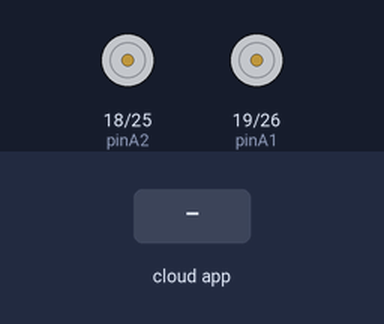
This sketch was run on a simulated ESP32. Parts: motor-driver pin pairs drawn as motors (green arrow = first pin HIGH = forward, orange = second pin HIGH = backward, longer = more drive, scaled by the enable pin). Inputs (shaded band) come from the test bench.

Above: at 2.7 s.
2.8 s: the phone or cloud app sets 10 to 1
At 6.7 s:
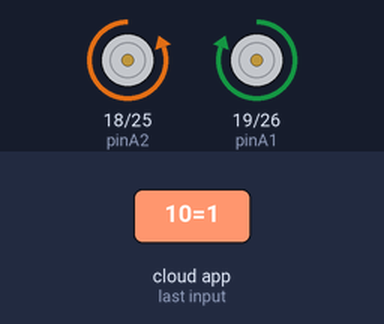
7.0 s: the phone or cloud app sets 15 to 1
At 9.0 s:
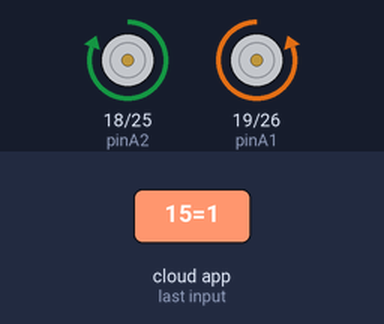
10.0 s: the phone or cloud app sets 20 to 1
At 13.3 s:
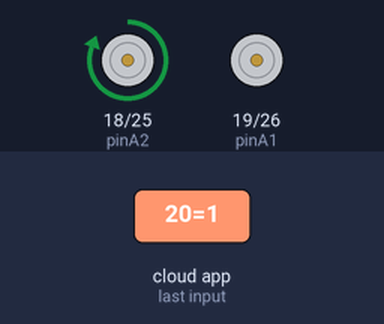
14.0 s: the phone or cloud app sets 25 to 1
At 16.7 s:
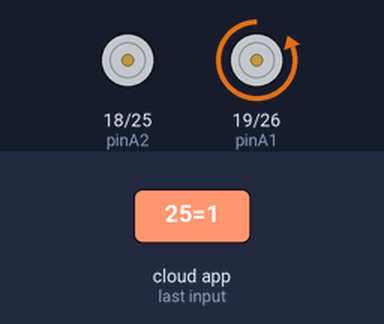
17.0 s: the phone or cloud app sets 25 to 0
At 19.1 s:
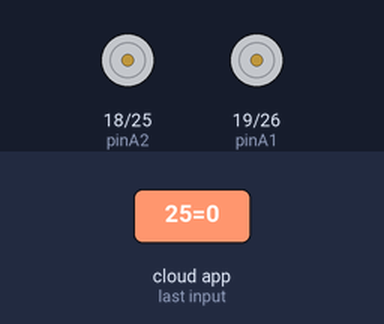
20.0 s: the phone or cloud app sets 20 to 1
At 22.6 s:
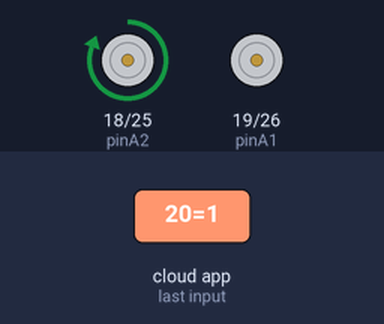
Timing chart, 0 to 24.0 s (numbered marks = the images above; inputs shaded):
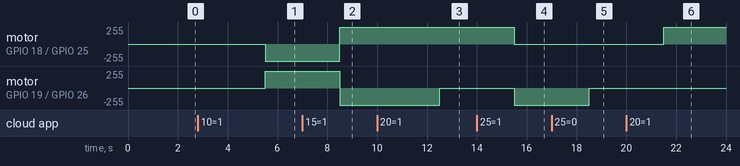

Measured:
- after the input at 2.8 s, motor on GPIO 18 (pinA2) / GPIO 25 (pinB2): stopped → backward 255/255 after 2.7 s; motor on GPIO 19 (pinA1) / GPIO 26 (pinB1): stopped → forward 255/255 after 2.7 s
- after the input at 7.0 s, motor on GPIO 18 (pinA2) / GPIO 25 (pinB2): backward 255/255 → forward 255/255 after 1.5 s; motor on GPIO 19 (pinA1) / GPIO 26 (pinB1): forward 255/255 → backward 255/255 after 1.5 s
- after the input at 10.0 s, motor on GPIO 19 (pinA1) / GPIO 26 (pinB1): backward 255/255 → stopped after 2.5 s
- after the input at 14.0 s, motor on GPIO 18 (pinA2) / GPIO 25 (pinB2): forward 255/255 → stopped after 1.5 s; motor on GPIO 19 (pinA1) / GPIO 26 (pinB1): stopped → backward 255/255 after 1.5 s
- after the input at 17.0 s, motor on GPIO 19 (pinA1) / GPIO 26 (pinB1): backward 255/255 → stopped after 1.5 s
- after the input at 20.0 s, motor on GPIO 18 (pinA2) / GPIO 25 (pinB2): stopped → forward 255/255 after 1.5 s

The sketch:

motor.ino
```cpp
#define CAYENNE_PRINT Serial
#include <CayenneMQTTESP32.h>

//Motor A
String serialStr;
int enableA = 23; //motor A
int pinA1 = 19;
int pinA2 = 18;

//Motor B
int enableB = 5;  //motor B
int pinB1 = 26;
int pinB2 = 25;

//define time for run
// in milliseconds
int running = 10000; // 10 seconds
boolean play;

char ssid[] = "UMR-LAB_2";
char wifiPassword[] = "Ubon2565";

//website > create esp8266 > copy data and paste below.
char username[] = "be1f8690-a5ee-11ed-b193-d9789b2af62b";
char password[] = "9912a0cce4ba397137e6b3db0612b8310a5de679";
char clientID[] = "cdefd8f0-a5f2-11ed-8d53-d7cd1025126a";

void setup() {
  Serial.begin(9600);
  //Config pin modes
  pinMode(enableA, OUTPUT);
  pinMode(pinA1, OUTPUT);
  pinMode(pinA2, OUTPUT);
  pinMode(enableB, OUTPUT);
  pinMode(pinB1, OUTPUT);
  pinMode(pinB2, OUTPUT);
  Cayenne.begin(username, password, clientID, ssid, wifiPassword);

}

void loop() {
  Cayenne.loop();
  delay(2000);
}

//forward
CAYENNE_IN(10){
  int i = getValue.asInt();
  if (i == 1) {
    digitalWrite(enableA, HIGH);
    digitalWrite(pinA1, HIGH);
    digitalWrite(pinA2, LOW);
    digitalWrite(enableB, HIGH);
    digitalWrite(pinB1, LOW);
    digitalWrite(pinB2, HIGH);
    }
  else {
    digitalWrite(enableA, LOW);
    digitalWrite(pinA1, LOW);
    digitalWrite(pinA2, LOW);
    digitalWrite(enableB, LOW);
    digitalWrite(pinB1, LOW);
    digitalWrite(pinB2, LOW);
  }
}

//backward
CAYENNE_IN(15){
  int i = getValue.asInt();
  if (i == 1) {
    digitalWrite(enableA, HIGH);
    digitalWrite(pinA1, LOW);
    digitalWrite(pinA2, HIGH);
    digitalWrite(enableB, HIGH);
    digitalWrite(pinB1, HIGH);
    digitalWrite(pinB2, LOW);
    delay(1000);
    }
  else {
    digitalWrite(enableA, LOW);
    digitalWrite(pinA1, LOW);
    digitalWrite(pinA2, LOW);
    digitalWrite(enableB, LOW);
    digitalWrite(pinB1, LOW);
    digitalWrite(pinB2, LOW);
  }
}

//left
CAYENNE_IN(20){
  int i = getValue.asInt();
  if (i == 1) {
    digitalWrite(enableA, HIGH);
    digitalWrite(pinA1, LOW);
    digitalWrite(pinA2, HIGH);
    digitalWrite(enableB, LOW);
    }
  else {
    digitalWrite(enableA, LOW);
    digitalWrite(pinA1, LOW);
    digitalWrite(pinA2, LOW);
    digitalWrite(enableB, LOW);
    digitalWrite(pinB1, LOW);
    digitalWrite(pinB2, LOW);
  }
}

//right
CAYENNE_IN(25){
  int i = getValue.asInt();
  if (i == 1) {
    digitalWrite(enableB, HIGH);
    digitalWrite(pinB1, HIGH);
    digitalWrite(pinB2, LOW);
    digitalWrite(enableA, LOW);
    }
  else {
    digitalWrite(enableA, LOW);
    digitalWrite(pinA1, LOW);
    digitalWrite(pinA2, LOW);
    digitalWrite(enableB, LOW);
    digitalWrite(pinB1, LOW);
    digitalWrite(pinB2, LOW);
  }
}
```
